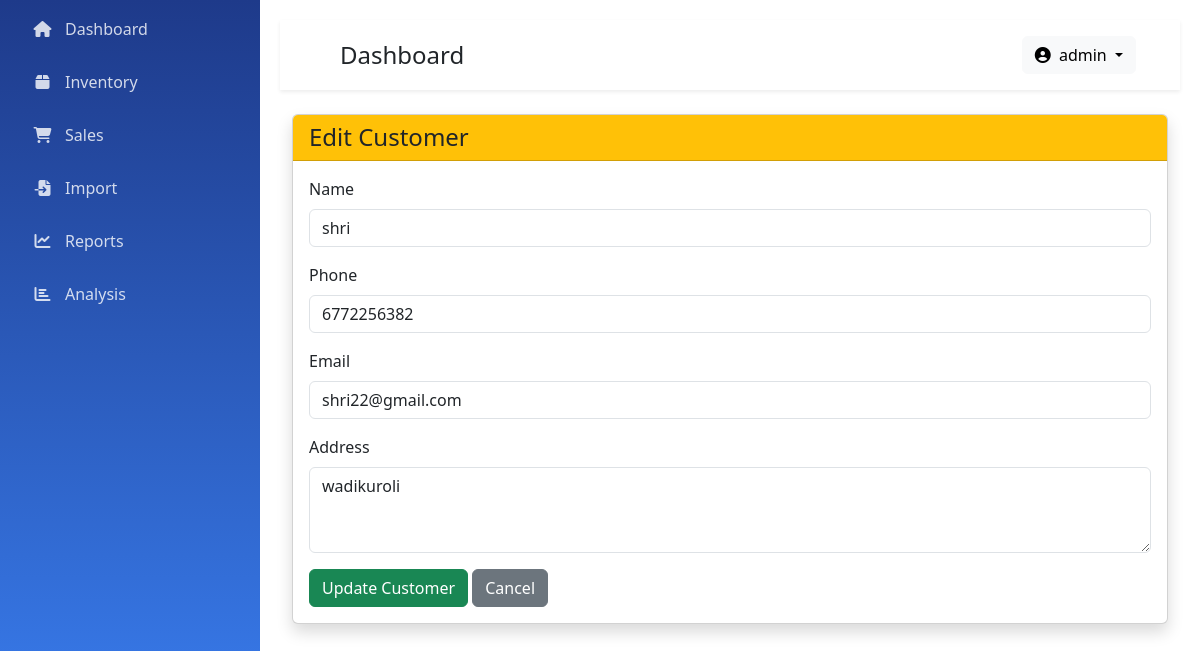
Screenshot of /edit_customer/1 (signed in) with the database file from the repository.
### models.py (models this page shows, shortened)
class User(UserMixin, db.Model):
    id = db.Column(db.Integer, primary_key=True)
    username = db.Column(db.String(150), unique=True, nullable=False)
    password_hash = db.Column(db.String(150), nullable=False)
    created_at = db.Column(db.DateTime, default=datetime.utcnow)

class Customer(db.Model):
    id = db.Column(db.Integer, primary_key=True)
    name = db.Column(db.String(100), nullable=False)
    phone = db.Column(db.String(20))
    email = db.Column(db.String(100))
    address = db.Column(db.Text)
    created_at = db.Column(db.DateTime, default=datetime.utcnow)
    sales = db.relationship('Sale', backref='customer', lazy=True)

### app.py (the view, shortened to what this page needs)
@app.route('/edit_customer/<int:id>', methods=['GET', 'POST'])
@login_required
def edit_customer(id):
    customer = Customer.query.get_or_404(id)
    return render_template('edit_customer.html', customer=customer)

### app.py (called while the page is built)
@login_manager.user_loader
def load_user(user_id):
    return User.query.get(int(user_id))

### templates/edit_customer.html
{% extends "base.html" %}
{% block content %}
<div class="container mt-4">
    <div class="card shadow">
        <div class="card-header bg-warning text-dark">
            <h4 class="mb-0">Edit Customer</h4>
        </div>
        <div class="card-body">
            <form method="POST">
                <div class="mb-3">
                    <label class="form-label">Name</label>
                    <input type="text" name="name" class="form-control" value="{{ customer.name }}" required>
                </div>
                <div class="mb-3">
                    <label class="form-label">Phone</label>
                    <input type="text" name="phone" class="form-control" value="{{ customer.phone }}">
                </div>
                <div class="mb-3">
                    <label class="form-label">Email</label>
                    <input type="email" name="email" class="form-control" value="{{ customer.email }}">
                </div>
                <div class="mb-3">
                    <label class="form-label">Address</label>
                    <textarea name="address" class="form-control" rows="3">{{ customer.address }}</textarea>
                </div>
                <button type="submit" class="btn btn-success">Update Customer</button>
                <a href="{{ url_for('customers') }}" class="btn btn-secondary">Cancel</a>
            </form>
        </div>
    </div>
</div>
{% endblock %}

### templates/components/navbar.html (shortened to what this page needs)
<nav class="navbar navbar-expand-lg navbar-light bg-white shadow-sm mb-4">
    <div class="container-fluid">
        <h4 class="mb-0 ms-3 text-dark">{{ title|default('Dashboard') }}</h4>
        <div class="ms-auto">
            <div class="dropdown">
                <button class="btn btn-light dropdown-toggle" type="button" id="userDropdown" data-bs-toggle="dropdown">
                    <i class="fas fa-user-circle me-1"></i> {{ current_user.username }}
                </button>
            </div>
        </div>
    </div>
</nav>

### static/css/style.css (style rules this page uses)
.navbar { padding:1rem 2rem; }

### rows the page displays
User: username "admin"
Customer: name "shri", phone "6772256382", email "shri22@gmail.com", address "wadikuroli"

### other values shown
{{ title|default('Dashboard') }} "Dashboard"
